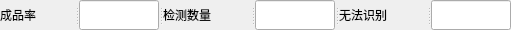
   <widget class="QSplitter" name="splitter_21">
    <property name="geometry">
     <rect>
      <x>810</x>
      <y>50</y>
      <width>511</width>
      <height>30</height>
     </rect>
    </property>
    <property name="orientation">
     <enum>Qt::Horizontal</enum>
    </property>
    <widget class="QSplitter" name="splitter_18">
     <property name="orientation">
      <enum>Qt::Horizontal</enum>
     </property>
     <widget class="QLabel" name="label_9">
      <property name="text">
       <string>成品率</string>
      </property>
     </widget>
     <widget class="QLineEdit" name="lineEdit_OK_ratio">
      <property name="sizePolicy">
       <sizepolicy hsizetype="Fixed" vsizetype="Fixed">
        <horstretch>0</horstretch>
        <verstretch>0</verstretch>
       </sizepolicy>
      </property>
      <property name="maximumSize">
       <size>
        <width>80</width>
        <height>30</height>
       </size>
      </property>
     </widget>
    </widget>
    <widget class="QSplitter" name="splitter_19">
     <property name="orientation">
      <enum>Qt::Horizontal</enum>
     </property>
     <widget class="QLabel" name="label_10">
      <property name="text">
       <string>检测数量</string>
      </property>
     </widget>
     <widget class="QLineEdit" name="lineEdit_detec_num">
      <property name="sizePolicy">
       <sizepolicy hsizetype="Fixed" vsizetype="Fixed">
        <horstretch>0</horstretch>
        <verstretch>0</verstretch>
       </sizepolicy>
      </property>
      <property name="maximumSize">
       <size>
        <width>80</width>
        <height>30</height>
       </size>
      </property>
     </widget>
    </widget>
    <widget class="QSplitter" name="splitter_20">
     <property name="orientation">
      <enum>Qt::Horizontal</enum>
     </property>
     <widget class="QLabel" name="label_11">
      <property name="text">
       <string>无法识别</string>
      </property>
     </widget>
     <widget class="QLineEdit" name="lineEdit_detec_err_num">
      <property name="sizePolicy">
       <sizepolicy hsizetype="Fixed" vsizetype="Fixed">
        <horstretch>0</horstretch>
        <verstretch>0</verstretch>
       </sizepolicy>
      </property>
      <property name="maximumSize">
       <size>
        <width>80</width>
        <height>30</height>
       </size>
      </property>
     </widget>
    </widget>
   </widget>
